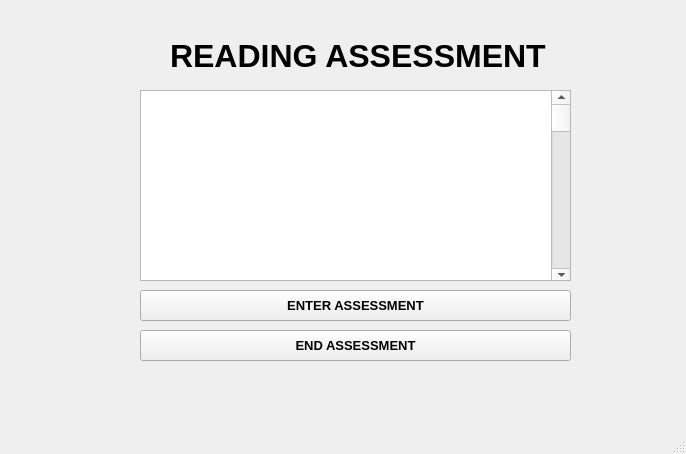
<?xml version="1.0" encoding="UTF-8"?>
<ui version="4.0">
 <class>Registration</class>
 <widget class="QMainWindow" name="Registration">
  <property name="geometry">
   <rect>
    <x>0</x>
    <y>0</y>
    <width>686</width>
    <height>454</height>
   </rect>
  </property>
  <property name="windowTitle">
   <string>MainWindow</string>
  </property>
  <widget class="QWidget" name="centralwidget">
   <widget class="QPushButton" name="pushButton">
    <property name="geometry">
     <rect>
      <x>140</x>
      <y>290</y>
      <width>431</width>
      <height>31</height>
     </rect>
    </property>
    <property name="font">
     <font>
      <family>Arial</family>
      <pointsize>10</pointsize>
      <weight>75</weight>
      <bold>true</bold>
     </font>
    </property>
    <property name="text">
     <string>ENTER ASSESSMENT</string>
    </property>
   </widget>
   <widget class="QLabel" name="label_5">
    <property name="geometry">
     <rect>
      <x>170</x>
      <y>20</y>
      <width>381</width>
      <height>71</height>
     </rect>
    </property>
    <property name="font">
     <font>
      <family>Arial</family>
      <pointsize>24</pointsize>
      <weight>75</weight>
      <bold>true</bold>
     </font>
    </property>
    <property name="text">
     <string>READING ASSESSMENT</string>
    </property>
    <property name="scaledContents">
     <bool>true</bool>
    </property>
    <property name="wordWrap">
     <bool>false</bool>
    </property>
   </widget>
   <widget class="QPushButton" name="pushButton_2">
    <property name="geometry">
     <rect>
      <x>140</x>
      <y>330</y>
      <width>431</width>
      <height>31</height>
     </rect>
    </property>
    <property name="font">
     <font>
      <family>Arial</family>
      <pointsize>10</pointsize>
      <weight>75</weight>
      <bold>true</bold>
     </font>
    </property>
    <property name="text">
     <string>END ASSESSMENT</string>
    </property>
   </widget>
   <widget class="QScrollArea" name="scrollArea">
    <property name="geometry">
     <rect>
      <x>140</x>
      <y>90</y>
      <width>431</width>
      <height>191</height>
     </rect>
    </property>
    <property name="widgetResizable">
     <bool>true</bool>
    </property>
    <widget class="QWidget" name="scrollAreaWidgetContents">
     <property name="geometry">
      <rect>
       <x>0</x>
       <y>0</y>
       <width>429</width>
       <height>189</height>
      </rect>
     </property>
     <widget class="QLineEdit" name="lineEdit">
      <property name="geometry">
       <rect>
        <x>-10</x>
        <y>-10</y>
        <width>451</width>
        <height>211</height>
       </rect>
      </property>
     </widget>
     <widget class="QScrollBar" name="verticalScrollBar">
      <property name="geometry">
       <rect>
        <x>410</x>
        <y>0</y>
        <width>21</width>
        <height>191</height>
       </rect>
      </property>
      <property name="orientation">
       <enum>Qt::Vertical</enum>
      </property>
     </widget>
    </widget>
   </widget>
  </widget>
  <widget class="QMenuBar" name="menubar">
   <property name="geometry">
    <rect>
     <x>0</x>
     <y>0</y>
     <width>686</width>
     <height>21</height>
    </rect>
   </property>
  </widget>
  <widget class="QStatusBar" name="statusbar"/>
 </widget>
 <resources/>
 <connections/>
</ui>
